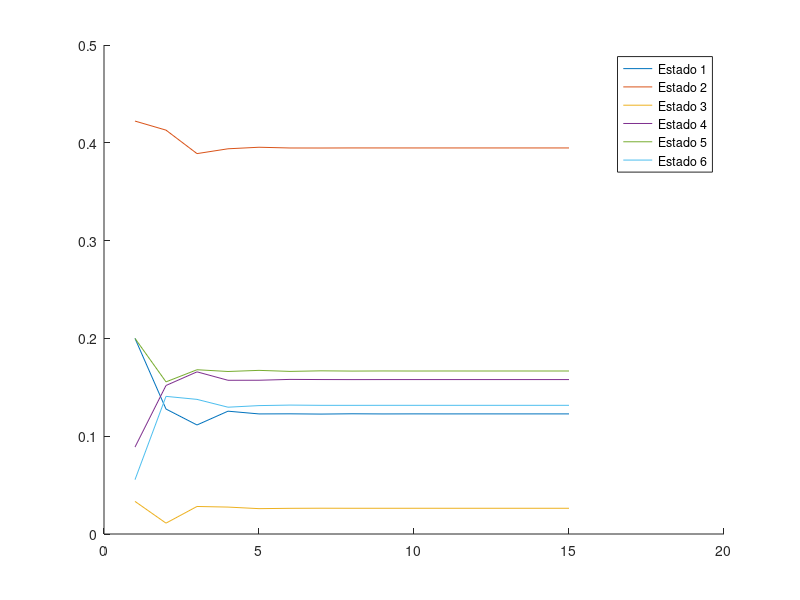

This figure's MATLAB source:
format long

H = [0  0  1  0  1  1
     1  1  1  1  1  1
     0  0  0  0  0  1
     0  1  0  0  0  1
     1  0  0  1  0  1
     0  1  0  0  0  0];

nIter = 15;

N = size(H);
N = N(1);

saidas = sum(H);
H = H./saidas;
H(isnan(H)) = 0;

pRankIter = [];

pRank = ones(N, 1) / N;

for n = 1:1:nIter
    pRank = H * pRank;
    pRankIter = [pRankIter pRank];
end

pRank

hold on

K = 1:1:nIter;
plot(K, pRankIter(1,K));
plot(K, pRankIter(2,K));
plot(K, pRankIter(3,K));
plot(K, pRankIter(4,K));
plot(K, pRankIter(5,K));
plot(K, pRankIter(6,K));
legend("Estado 1", "Estado 2", "Estado 3", "Estado 4", "Estado 5", "Estado 6")

hold off
